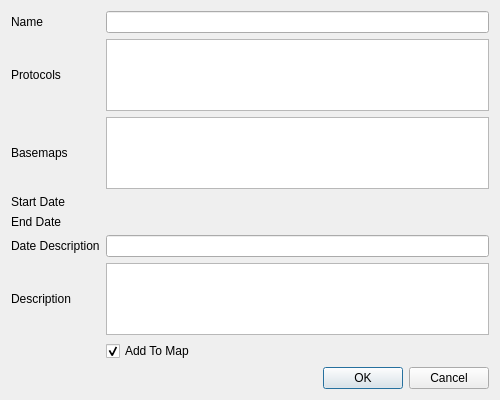
<?xml version="1.0" encoding="UTF-8"?>
<ui version="4.0">
 <class>Event</class>
 <widget class="QDialog" name="Event">
  <property name="geometry">
   <rect>
    <x>0</x>
    <y>0</y>
    <width>500</width>
    <height>400</height>
   </rect>
  </property>
  <property name="minimumSize">
   <size>
    <width>300</width>
    <height>400</height>
   </size>
  </property>
  <property name="windowTitle">
   <string>Dialog</string>
  </property>
  <property name="modal">
   <bool>true</bool>
  </property>
  <layout class="QGridLayout" name="gridLayout_2">
   <item row="0" column="0">
    <layout class="QGridLayout" name="gridLayout">
     <item row="2" column="1">
      <widget class="QListView" name="vwBasis"/>
     </item>
     <item row="0" column="0">
      <widget class="QLabel" name="lblName">
       <property name="text">
        <string>Name</string>
       </property>
      </widget>
     </item>
     <item row="8" column="1">
      <widget class="QDialogButtonBox" name="buttonBox">
       <property name="standardButtons">
        <set>QDialogButtonBox::Cancel|QDialogButtonBox::Ok</set>
       </property>
      </widget>
     </item>
     <item row="1" column="1">
      <widget class="QListView" name="vwMethods"/>
     </item>
     <item row="2" column="0">
      <widget class="QLabel" name="label">
       <property name="text">
        <string>Basemaps</string>
       </property>
      </widget>
     </item>
     <item row="3" column="0">
      <widget class="QLabel" name="label_2">
       <property name="text">
        <string>Start Date</string>
       </property>
      </widget>
     </item>
     <item row="1" column="0">
      <widget class="QLabel" name="lblMethods">
       <property name="text">
        <string>Protocols</string>
       </property>
      </widget>
     </item>
     <item row="6" column="0">
      <widget class="QLabel" name="lblDescription">
       <property name="text">
        <string>Description</string>
       </property>
      </widget>
     </item>
     <item row="4" column="0">
      <widget class="QLabel" name="label_3">
       <property name="text">
        <string>End Date</string>
       </property>
      </widget>
     </item>
     <item row="7" column="1">
      <widget class="QCheckBox" name="chkAddToMap">
       <property name="text">
        <string>Add To Map</string>
       </property>
       <property name="checked">
        <bool>true</bool>
       </property>
      </widget>
     </item>
     <item row="6" column="1">
      <widget class="QPlainTextEdit" name="txtDescription"/>
     </item>
     <item row="0" column="1">
      <widget class="QLineEdit" name="txtName"/>
     </item>
     <item row="5" column="0">
      <widget class="QLabel" name="label_4">
       <property name="text">
        <string>Date Description</string>
       </property>
      </widget>
     </item>
     <item row="5" column="1">
      <widget class="QLineEdit" name="txtDateDesc"/>
     </item>
    </layout>
   </item>
  </layout>
 </widget>
 <tabstops>
  <tabstop>txtName</tabstop>
  <tabstop>vwMethods</tabstop>
  <tabstop>txtDescription</tabstop>
 </tabstops>
 <resources/>
 <connections/>
</ui>
